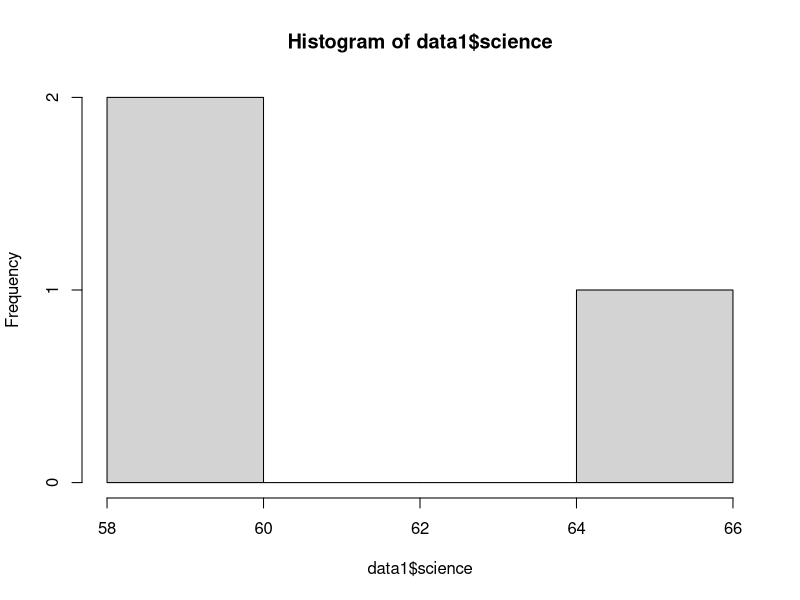
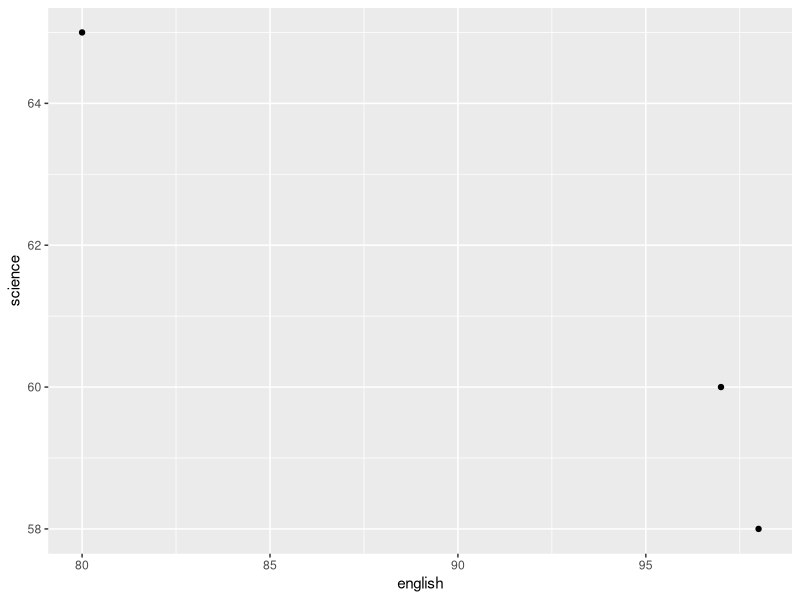
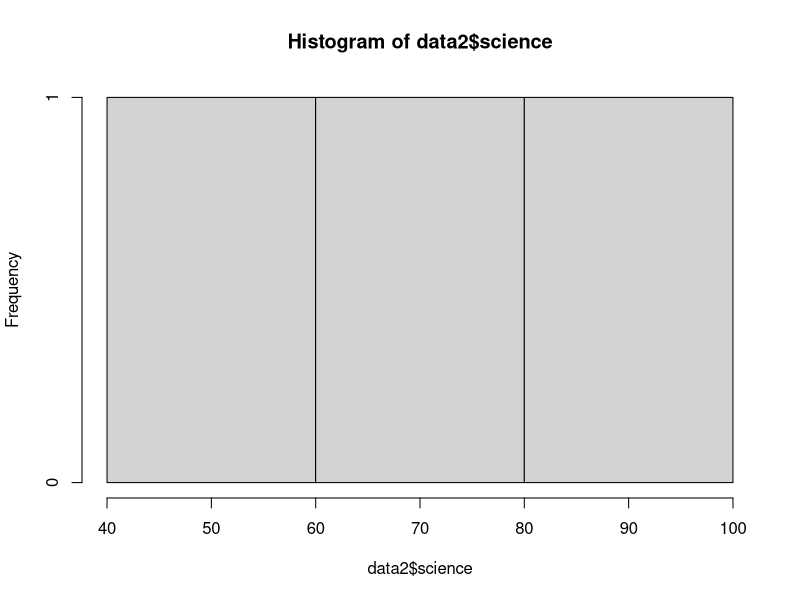
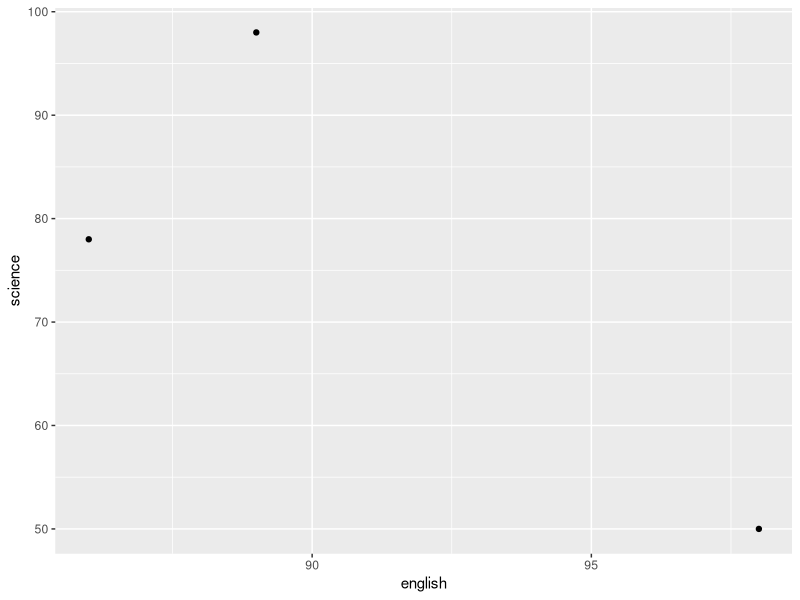
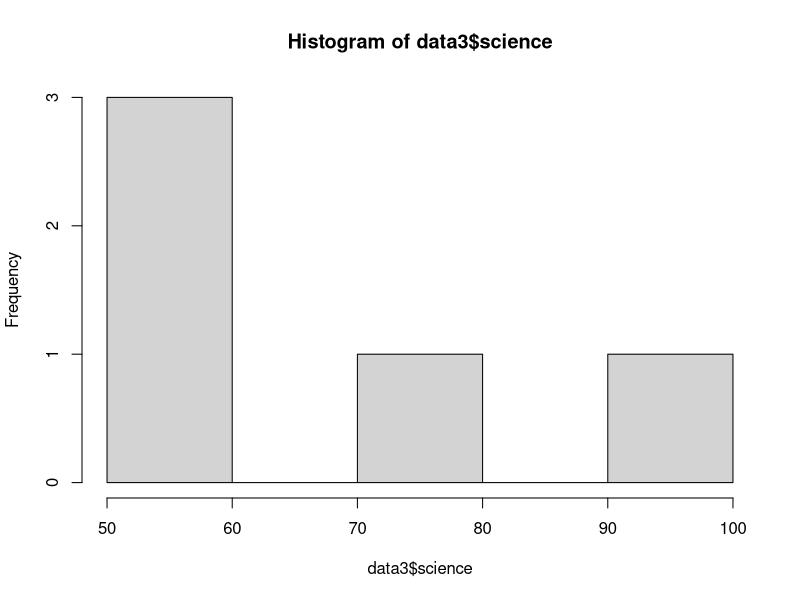
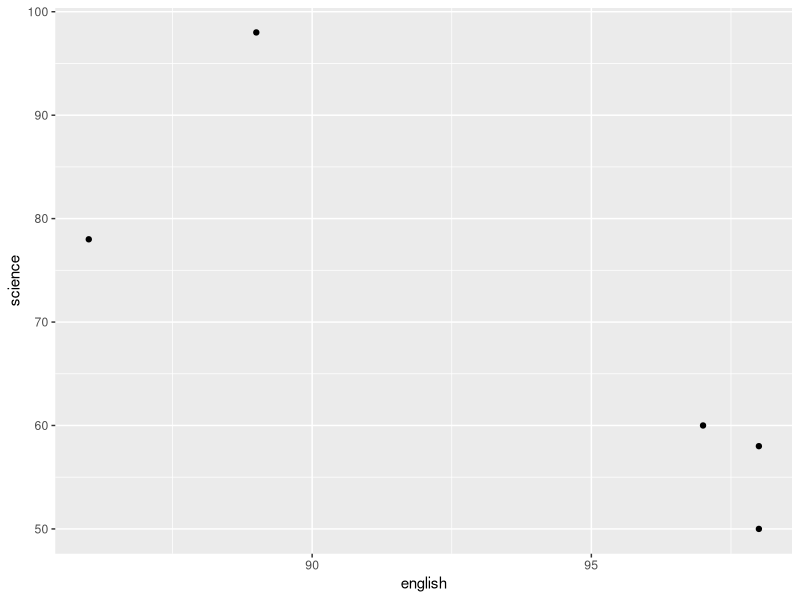
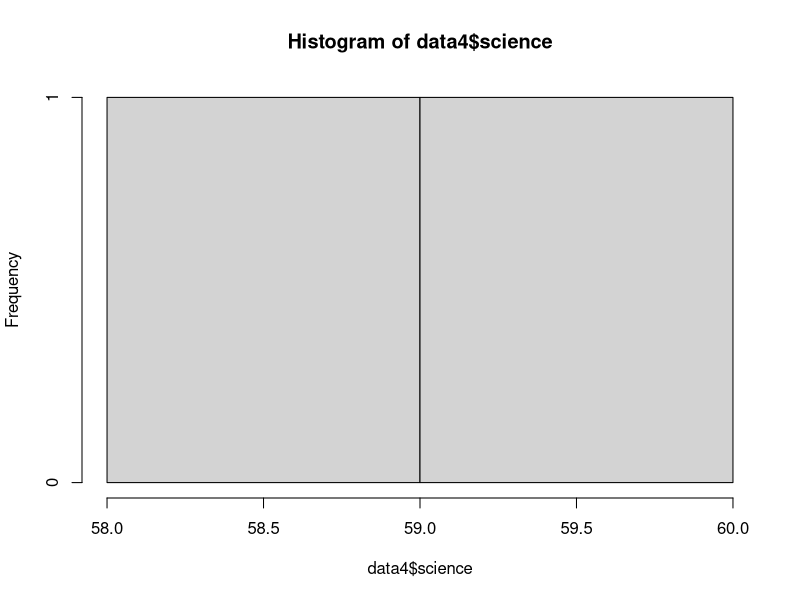
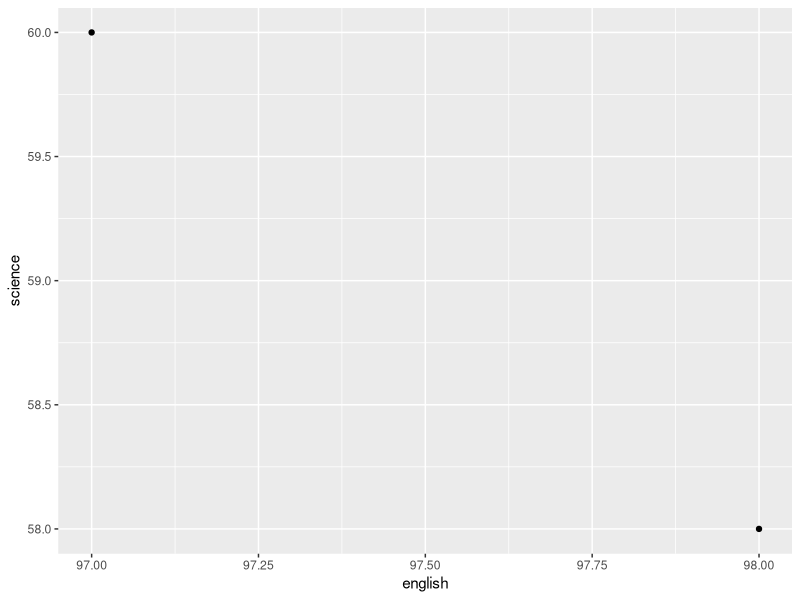

Write the R code that produced these figures, in order.
library(ggplot2)

exam <- data.frame(
  "id" = c(1:6),
  "class" = c(2, 1, 2, 1, 1, 2),
  "english" = c(98, 97, 86, 98, 80, 89),
  "science" = c(50, 60, 78, 58, 65, 98)
)

#第一问
#提取出class= 1
(data1 <- subset(exam, class == 1))
summary(data1)
cor(data1$english, data1$science)
hist(data1$science)
qplot(english, science, data = data1)

#第二问
#提取出class= 2
(data2 <- subset(exam, class == 2))
summary(data2)
cor(data2$english, data2$science)
hist(data2$science)
qplot(english, science, data = data2)

#第三问
#提取出english > 80
(data3 <- subset(exam, english > 80))
summary(data3)
cor(data3$english, data3$science)
hist(data3$science)
qplot(english, science, data = data3)
#第四问
#提取出class= 1
(data4 <- subset(exam, class == 1 & english > 80))
   
summary(data4)
cor(data4$english, data4$science)
hist(data4$science)
qplot(english, science, data = data4)

#第五问
library(dplyr)
data5 <- exam %>% group_by(class) %>%
  summarise(mean(english), mean(science))

names(data5) <- c("class", "english_mean", "science_mean")
data5


install.packages(c("ggplot2", "dplyr"))